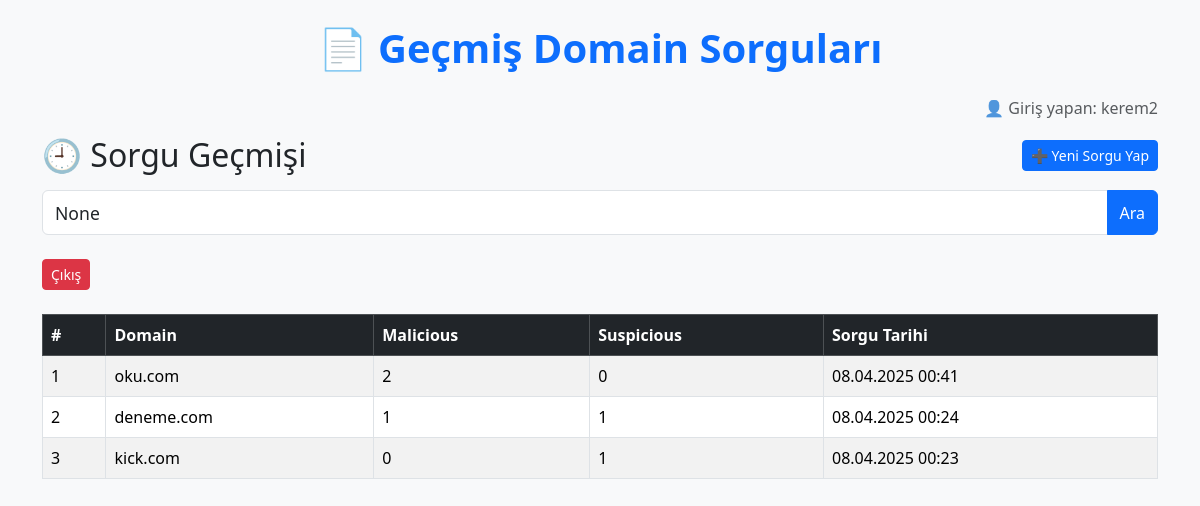
The page /gecmis/ (signed in) on the database its author committed.
### check/models.py (models this page shows, shortened)
class DomainQuery(models.Model):
    domain = models.CharField(max_length=255)
    malicious = models.IntegerField()
    suspicious = models.IntegerField()
    created_at = models.DateTimeField(auto_now_add=True)

### check/views.py (the view)
# urls.py: path('gecmis/', domain_history_view, name='domain-history'),
@login_required(login_url='/login/')
def domain_history_view(request):
    query = request.GET.get('q')  # arama kutusundaki input
    if query:
        sorgular = DomainQuery.objects.filter(user=request.user, domain__icontains=query).order_by('-created_at')
    else:
        sorgular = DomainQuery.objects.filter(user=request.user).order_by('-created_at')
    return render(request, 'check/domain_history.html', {'sorgular': sorgular, 'q': query})

### check/templates/check/domain_history.html (shortened to what this page needs)
{% load static %}
<!DOCTYPE html>
<html>
<head>
    <link href="https://cdn.jsdelivr.net/npm/bootstrap@5.3.3/dist/css/bootstrap.min.css" rel="stylesheet">
    <link rel="stylesheet" href="{% static 'check/styles.css' %}">
</head>
<body id="body" class="p-4">
    <div class="container">
        <h1 class="mb-4 text-center">📄 Geçmiş Domain Sorguları</h1>
        <p class="text-end text-muted">👤 Giriş yapan: {{ request.user.username }}</p>
        <div class="d-flex justify-content-between align-items-center mb-3">
            <h2 class="mb-0">🕘 Sorgu Geçmişi</h2>
            <a href="{% url 'domain-check' %}" class="btn btn-primary btn-sm">➕ Yeni Sorgu Yap</a>
        </div>
        <div class="mb-4">
            <form method="GET" class="input-group">
                <input type="text" name="q" class="form-control" placeholder="Domain ara..." value="{{ q }}">
                <button class="btn btn-primary" type="submit">Ara</button>
            </form>
        </div>
<div class="d-flex justify-content-between mb-4">
    <form method="POST" action="{% url 'logout' %}">
        <button type="submit" class="btn btn-danger btn-sm">Çıkış</button>
    </form>
</div>
        {% if sorgular %}
        <table class="table table-striped table-bordered">
            <thead class="table-dark">
                <tr>
                    <th>#</th>
                    <th>Domain</th>
                    <th>Malicious</th>
                    <th>Suspicious</th>
                    <th>Sorgu Tarihi</th>
                </tr>
            </thead>
            <tbody>
                {% for item in sorgular %}
                <tr>
                    <td>{{ forloop.counter }}</td>
                    <td>{{ item.domain }}</td>
                    <td>{{ item.malicious }}</td>
                    <td>{{ item.suspicious }}</td>
                    <td>{{ item.created_at|date:"d.m.Y H:i" }}</td>
                </tr>
                {% endfor %}
            </tbody>
        </table>
        {% else %}
            <p class="text-muted">Henüz sorgu yapılmamış.</p>
        {% endif %}
    </div>
</body>
</html>

### check/static/check/styles.css (style rules this page uses)
body { background-color: #f8f9fa; color: #212529; transition: 0.3s ease; }
h1 { color: #0d6efd; font-weight: bold; }
input[type="text"] { height: 45px; font-size: 1.1rem; }

### rows shown on the page
DomainQuery: domain "oku.com", malicious "2", suspicious "0", created_at "08.04.2025 00:41"
DomainQuery: domain "deneme.com", malicious "1", suspicious "1", created_at "08.04.2025 00:24"
DomainQuery: domain "kick.com", malicious "0", suspicious "1", created_at "08.04.2025 00:23"

### other values the page prints
{{ request.user.username }} "kerem2"
